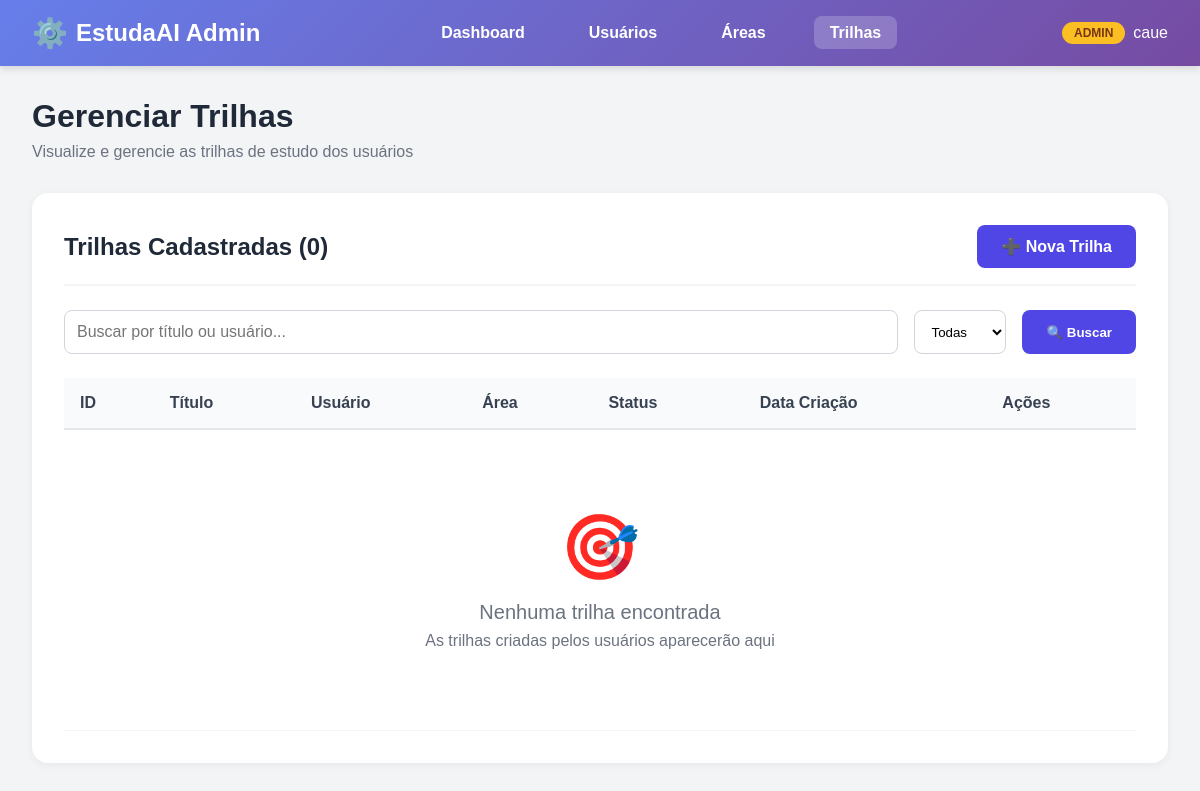
/usuarios/admin-panel/trilhas/ (signed in), run on an earlier commit of the app's database.
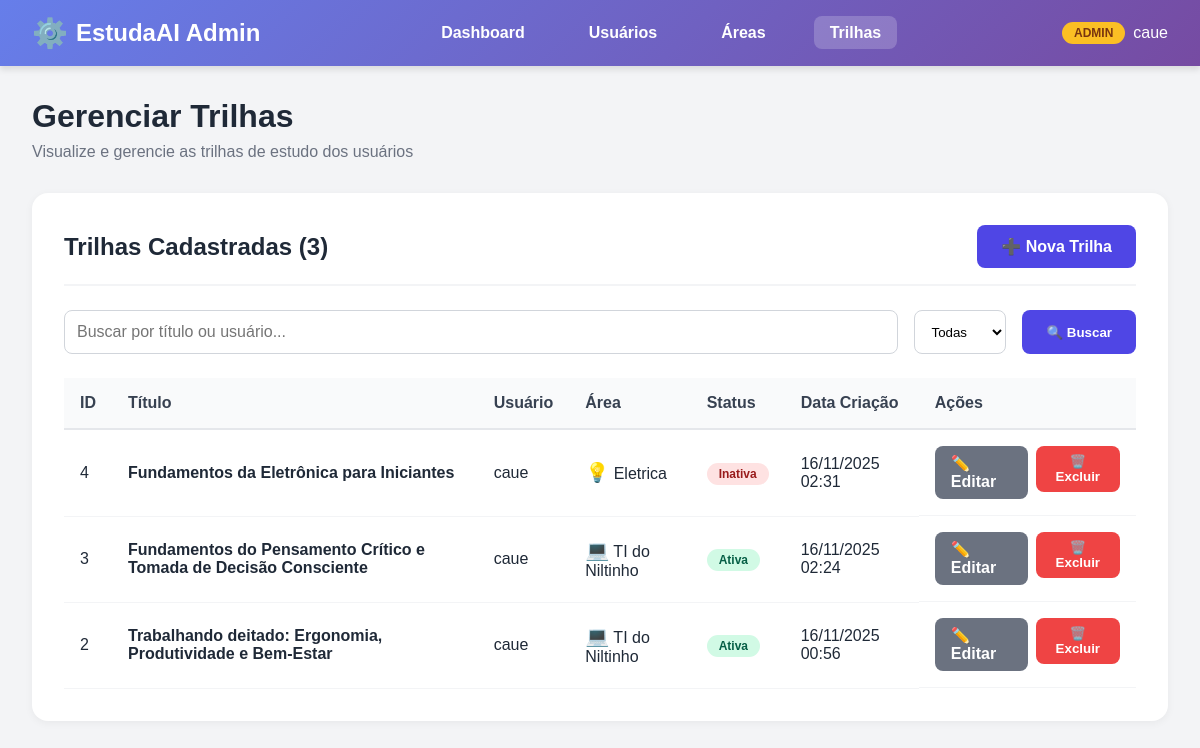
And on a later commit of the database.
### usuarios/models.py (models this page shows, shortened)
class Usuario(AbstractUser): #criação de uma classe usuário
    nome = models.CharField(max_length=100)#Char pois é tudo caracter, o tamanho pode variar, sendo de caso a caso
    email = models.EmailField(unique=True)#modelo específico de email, pois email tem seus peculiaridades, ex: @
    universidade = models.CharField(max_length=255)#Char pois é tudo caracter
    curso = models.CharField(max_length=255)#Char pois é tudo caracter
    ano_formatura = models.IntegerField(null=True, blank=True, validators=[MinValueValidator(2000), MaxValueValidator(2060)])# Intenger para números inteiros, null=True --> o Banco não dará erro se estiver vazio
    idade = models.IntegerField(null=True, blank=True, validators=[MinValueValidator(8), MaxValueValidator(100)])#blank=True --> o django aceitará formulários com essa parte em branco, mine max value validator para validar e não ter número absurdoss
    nome = models.CharField(max_length=100)  # Nome completo do usuário
    email = models.EmailField(unique=True)  # Email único no sistema
    universidade = models.CharField(max_length=255)  # Nome da universidade
    curso = models.CharField(max_length=255)  # Nome do curso
    ano_formatura = models.IntegerField(
        null=True, blank=True,  # Permite valores vazios
        validators=[MinValueValidator(2000), MaxValueValidator(2060)]  # Entre 2000 e 2060
    )
    idade = models.IntegerField(
        null=True, blank=True,  # Permite valores vazios
        validators=[MinValueValidator(8), MaxValueValidator(100)]  # Entre 8 e 100 anos
    )
    REQUIRED_FIELDS = ['nome', 'email', 'universidade', 'curso', 'ano_formatura', 'idade']

### api/models.py (models this page shows, shortened)
class Trilha(models.Model):
    usuario = models.ForeignKey(Usuario, on_delete=models.CASCADE, related_name='trilhas')
    titulo = models.CharField(max_length=200)
    descricao = models.TextField(blank=True)
    area = models.ForeignKey(Area, on_delete=models.SET_NULL, null=True, blank=True, related_name='trilhas')
    conteudo = models.TextField(blank=True, help_text="Conteúdo JSON da trilha gerada pela IA")
    ativa = models.BooleanField(default=True)
    data_criacao = models.DateTimeField(auto_now_add=True)
    data_atualizacao = models.DateTimeField(auto_now=True)
    class Meta:
        ordering = ['-data_criacao']
        verbose_name = 'Trilha'
        verbose_name_plural = 'Trilhas'

class Area(models.Model):
    nome = models.CharField(max_length=100, unique=True)
    descricao = models.TextField()
    icone = models.CharField(max_length=50, blank=True, help_text="Nome do ícone ou emoji")
    cor = models.CharField(max_length=7, default="#4f46e5", help_text="Cor em hexadecimal")
    ativa = models.BooleanField(default=True)
    data_criacao = models.DateTimeField(auto_now_add=True)
    data_atualizacao = models.DateTimeField(auto_now=True)
    class Meta:
        ordering = ['nome']
        verbose_name = 'Área'
        verbose_name_plural = 'Áreas'

### usuarios/views.py (the view)
# urls.py: path('admin-panel/trilhas/', views.admin_trilhas_list, name='admin_trilhas_list'),
@login_required(login_url='login')
@user_passes_test(user_is_staff, login_url='dashboard')
def admin_trilhas_list(request):
    trilhas = Trilha.objects.select_related('usuario', 'area').order_by('-data_criacao')
    query = request.GET.get('q')
    if query:
        trilhas = trilhas.filter(
            Q(titulo__icontains=query) |
            Q(usuario__nome__icontains=query)
        )
    filtro = request.GET.get('filtro')
    if filtro == 'ativas':
        trilhas = trilhas.filter(ativa=True)
    elif filtro == 'inativas':
        trilhas = trilhas.filter(ativa=False)
    paginator = Paginator(trilhas, 15)
    page_number = request.GET.get('page')
    page_obj = paginator.get_page(page_number)
    return render(request, 'usuarios/admin/trilhas_list.html', {'page_obj': page_obj})

### usuarios/views.py (called while the page is built)
def user_is_staff(user):
    return user.is_staff

### usuarios/templates/usuarios/admin/trilhas_list.html (shortened to what this page needs)
{% load static %}
<!DOCTYPE html>
<html lang="pt-BR">
<head>
    <link rel="stylesheet" href="{% static 'usuarios/admin-style.css' %}">
</head>
<body>
    <header class="admin-navbar">
        <nav class="admin-nav-container">
            <a href="{% url 'admin_dashboard' %}" class="admin-logo">EstudaAI Admin</a>
            <ul class="admin-menu">
                <li><a href="{% url 'admin_dashboard' %}">Dashboard</a></li>
                <li><a href="{% url 'admin_usuarios_list' %}">Usuários</a></li>
                <li><a href="{% url 'admin_areas_list' %}">Áreas</a></li>
                <li><a href="{% url 'admin_trilhas_list' %}" class="active">Trilhas</a></li>
            </ul>
            <div class="admin-user-info">
                <span class="admin-badge">ADMIN</span>
                <span>{{ user.username }}</span>
            </div>
        </nav>
    </header>
    <main class="admin-container">
        <div class="admin-header">
            <h1 class="admin-title">Gerenciar Trilhas</h1>
            <p class="admin-subtitle">Visualize e gerencie as trilhas de estudo dos usuários</p>
        </div>
        <div class="admin-card">
            <div class="card-header">
                <h2 class="card-title">Trilhas Cadastradas ({{ page_obj.paginator.count }})</h2>
                <a href="{% url 'admin_trilha_create' %}" class="btn-primary">➕ Nova Trilha</a>
            </div>
            <form method="GET" class="search-bar">
                <input
                    type="text"
                    name="q"
                    class="search-input"
                    placeholder="Buscar por título ou usuário..."
                    value="{{ request.GET.q }}"
                >
                <select name="filtro" class="filter-select">
                    <option value="">Todas</option>
                </select>
                <button type="submit" class="btn-primary">🔍 Buscar</button>
            </form>
            <div class="table-container">
                <table class="admin-table">
                    <thead>
                        <tr>
                            <th>ID</th>
                            <th>Título</th>
                            <th>Usuário</th>
                            <th>Área</th>
                            <th>Status</th>
                            <th>Data Criação</th>
                            <th>Ações</th>
                        </tr>
                    </thead>
                    <tbody>
                        {% for trilha in page_obj %}
                        <tr>
                            <td>{{ trilha.id }}</td>
                            <td><strong>{{ trilha.titulo }}</strong></td>
                            <td>{{ trilha.usuario.nome }}</td>
                            <td>
                                {% if trilha.area %}
                                <span style="font-size: 1.2rem;">{{ trilha.area.icone|default:"📚" }}</span>
                                {{ trilha.area.nome }}
                                {% else %}
                                <span style="color: #9ca3af;">Sem área</span>
                                {% endif %}
                            </td>
                            <td>
                                {% if trilha.ativa %}
                                <span class="badge success">Ativa</span>
                                {% else %}
                                <span class="badge danger">Inativa</span>
                                {% endif %}
                            </td>
                            <td>{{ trilha.data_criacao|date:"d/m/Y H:i" }}</td>
                            <td class="table-actions">
                                <a href="{% url 'admin_trilha_edit' trilha.id %}" class="btn-secondary">✏️ Editar</a>
                                <form method="POST" action="{% url 'admin_trilha_delete' trilha.id %}" style="display: inline;" onsubmit="return confirm('Tem certeza que deseja excluir esta trilha?');">
                                    <button type="submit" class="btn-danger">🗑️ Excluir</button>
                                </form>
                            </td>
                        </tr>
                        {% empty %}
                        <tr>
                            <td colspan="7">
                                <div class="empty-state">
                                    <div class="empty-state-icon">🎯</div>
                                    <div class="empty-state-text">Nenhuma trilha encontrada</div>
                                    <p>As trilhas criadas pelos usuários aparecerão aqui</p>
                                </div>
                            </td>
                        </tr>
                        {% endfor %}
                    </tbody>
                </table>
            </div>
        </div>
    </main>
</body>
</html>

### usuarios/static/usuarios/admin-style.css (style rules this page uses)
* { margin: 0; padding: 0; box-sizing: border-box; font-family: sans-serif; }
body { background-color: #f3f4f6; color: #1f2937; }
.admin-navbar { background: linear-gradient(135deg, #667eea 0%, #764ba2 100%); box-shadow: 0 4px 6px rgba(0,0,0,0.1); position: sticky; top: 0; z-index: 50; }
.admin-nav-container { max-width: 1400px; margin: 0 auto; padding: 1rem 2rem; display: flex; align-items: center; justify-content: space-between; }
.admin-logo { font-size: 1.5rem; font-weight: bold; color: white; text-decoration: none; display: flex; align-items: center; gap: 0.5rem; }
.admin-logo::before { content: "⚙️"; font-size: 1.8rem; }
.admin-menu { list-style: none; display: flex; gap: 2rem; }
.admin-menu a { color: white; text-decoration: none; font-weight: 600; padding: 0.5rem 1rem; border-radius: 0.5rem; transition: background 0.3s; }
.admin-menu a:hover, .admin-menu a.active { background: rgba(255, 255, 255, 0.2); }
.admin-user-info { color: white; display: flex; align-items: center; gap: 0.5rem; }
.admin-badge { background: #fbbf24; color: #78350f; padding: 0.25rem 0.75rem; border-radius: 1rem; font-size: 0.75rem; font-weight: bold; }
.admin-container { max-width: 1400px; margin: 2rem auto; padding: 0 2rem; }
.admin-header { margin-bottom: 2rem; }
.admin-title { font-size: 2rem; font-weight: bold; color: #1f2937; margin-bottom: 0.5rem; }
.admin-subtitle { color: #6b7280; font-size: 1rem; }
.admin-card { background: white; padding: 2rem; border-radius: 1rem; box-shadow: 0 2px 8px rgba(0,0,0,0.05); margin-bottom: 2rem; }
.card-header { display: flex; justify-content: space-between; align-items: center; margin-bottom: 1.5rem; padding-bottom: 1rem; border-bottom: 2px solid #f3f4f6; }
.card-title { font-size: 1.5rem; font-weight: bold; color: #1f2937; }
.btn-primary { background: #4f46e5; color: white; padding: 0.75rem 1.5rem; border: none; border-radius: 0.5rem; font-weight: 600; cursor: pointer; text-decoration: none; display: inline-flex; align-items: center; gap: 0.5rem; transition: background 0.3s; }
.btn-secondary { background: #6b7280; color: white; padding: 0.5rem 1rem; border: none; border-radius: 0.5rem; font-weight: 600; cursor: pointer; text-decoration: none; transition: background 0.3s; }
.btn-danger { background: #ef4444; color: white; padding: 0.5rem 1rem; border: none; border-radius: 0.5rem; font-weight: 600; cursor: pointer; transition: background 0.3s; }
.table-container { overflow-x: auto; }
.admin-table { width: 100%; border-collapse: collapse; }
.admin-table thead { background: #f9fafb; }
.admin-table th { padding: 1rem; text-align: left; font-weight: 600; color: #374151; border-bottom: 2px solid #e5e7eb; }
.admin-table td { padding: 1rem; border-bottom: 1px solid #f3f4f6; }
.table-actions { display: flex; gap: 0.5rem; }
.badge { padding: 0.25rem 0.75rem; border-radius: 1rem; font-size: 0.75rem; font-weight: 600; }
.badge.success { background: #d1fae5; color: #065f46; }
.badge.danger { background: #fee2e2; color: #991b1b; }
.search-bar { display: flex; gap: 1rem; margin-bottom: 1.5rem; }
.search-input { flex: 1; padding: 0.75rem; border: 1px solid #d1d5db; border-radius: 0.5rem; font-size: 1rem; }
.filter-select { padding: 0.75rem; border: 1px solid #d1d5db; border-radius: 0.5rem; background: white; }

What changed in the data, as far as the page shows it:
added Trilha: id "4", titulo "Fundamentos da Eletrônica para Iniciantes", usuario.nome "caue", area.icone "💡", area.nome "Eletrica", ativa "Inativa", data_criacao "16/11/2025 02:31"
added Trilha: id "3", titulo "Fundamentos do Pensamento Crítico e Tomada de Decisão Consciente", usuario.nome "caue", area.icone "💻", area.nome "TI do Niltinho", ativa "Ativa", data_criacao "16/11/2025 02:24"
added Trilha: id "2", titulo "Trabalhando deitado: Ergonomia, Produtividade e Bem-Estar", usuario.nome "caue", area.icone "💻", area.nome "TI do Niltinho", ativa "Ativa", data_criacao "16/11/2025 00:56"
Also different on the page:
{{ page_obj.paginator.count }}: "0" → "3"
text no longer shown: "🎯 Nenhuma trilha encontrada As trilhas criadas pelos usuários aparecerão aqui"
